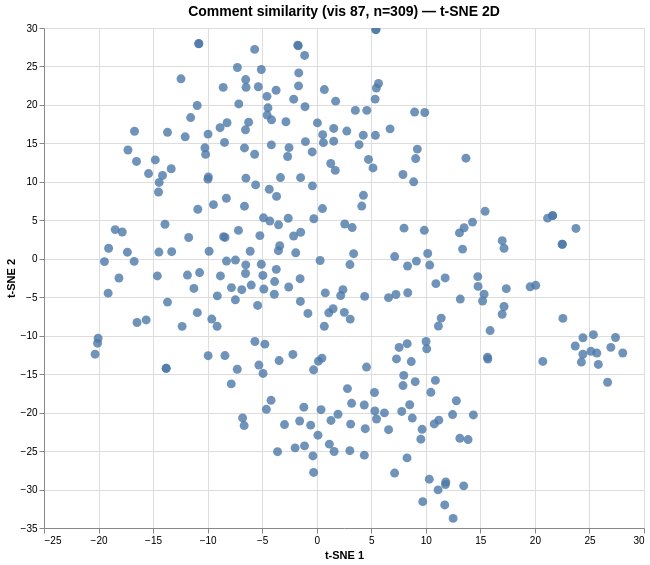

Source (Vega-Lite JSON):
### Vega specification from a JSON file in a GitHub repository (floating-point values rounded to 4 significant figures; data arrays with more than 128 entries replaced by an {"elided": "..."} marker saying what was removed)
{"$schema": "https://vega.github.io/schema/vega/v6.json", "data": [{"name": "param_1e9efca18e7a2868_store"}, {"name": "source_0", "values": {"elided": "309 records"}}, {"name": "source_0_x_domain_dim_1", "values": [{"min": -20.32, "max": 28.05}]}, {"name": "source_0_y_domain_dim_2", "values": [{"min": -33.75, "max": 29.8}]}], "signals": [{"name": "unit", "value": {}, "on": [{"events": "pointermove", "update": "isTuple(group()) ? group() : unit"}]}, {"name": "param_1e9efca18e7a2868", "update": "vlSelectionResolve(\"param_1e9efca18e7a2868_store\", \"union\")"}, {"name": "param_1e9efca18e7a2868_dim_1", "on": [{"events": [{"source": "view", "type": "dblclick"}], "update": "null"}, {"events": {"signal": "param_1e9efca18e7a2868_translate_delta"}, "update": "panLinear(param_1e9efca18e7a2868_translate_anchor.extent_x, -param_1e9efca18e7a2868_translate_delta.x / width)"}, {"events": {"signal": "param_1e9efca18e7a2868_zoom_delta"}, "update": "zoomLinear(domain(\"x\"), param_1e9efca18e7a2868_zoom_anchor.x, param_1e9efca18e7a2868_zoom_delta)"}]}, {"name": "param_1e9efca18e7a2868_dim_2", "on": [{"events": [{"source": "view", "type": "dblclick"}], "update": "null"}, {"events": {"signal": "param_1e9efca18e7a2868_translate_delta"}, "update": "panLinear(param_1e9efca18e7a2868_translate_anchor.extent_y, param_1e9efca18e7a2868_translate_delta.y / height)"}, {"events": {"signal": "param_1e9efca18e7a2868_zoom_delta"}, "update": "zoomLinear(domain(\"y\"), param_1e9efca18e7a2868_zoom_anchor.y, param_1e9efca18e7a2868_zoom_delta)"}]}, {"name": "param_1e9efca18e7a2868_tuple", "on": [{"events": [{"signal": "param_1e9efca18e7a2868_dim_1 || param_1e9efca18e7a2868_dim_2"}], "update": "param_1e9efca18e7a2868_dim_1 && param_1e9efca18e7a2868_dim_2 ? {unit: \"\", fields: param_1e9efca18e7a2868_tuple_fields, values: [param_1e9efca18e7a2868_dim_1,param_1e9efca18e7a2868_dim_2]} : null"}]}, {"name": "param_1e9efca18e7a2868_tuple_fields", "value": [{"field": "dim_1", "channel": "x", "type": "R"}, {"field": "dim_2", "channel": "y", "type": "R"}]}, {"name": "param_1e9efca18e7a2868_translate_anchor", "value": {}, "on": [{"events": [{"source": "scope", "type": "pointerdown"}], "update": "{x: x(unit), y: y(unit), extent_x: domain(\"x\"), extent_y: domain(\"y\")}"}]}, {"name": "param_1e9efca18e7a2868_translate_delta", "value": {}, "on": [{"events": [{"source": "window", "between": [{"source": "scope", "type": "pointerdown"}, {"source": "window", "type": "pointerup"}], "consume": true, "type": "pointermove"}], "update": "{x: param_1e9efca18e7a2868_translate_anchor.x - x(unit), y: param_1e9efca18e7a2868_translate_anchor.y - y(unit)}"}]}, {"name": "param_1e9efca18e7a2868_zoom_anchor", "on": [{"events": [{"source": "scope", "consume": true, "type": "wheel"}], "update": "{x: invert(\"x\", x(unit)), y: invert(\"y\", y(unit))}"}]}, {"name": "param_1e9efca18e7a2868_zoom_delta", "on": [{"events": [{"source": "scope", "type": "wheel", "consume": true}], "update": "pow(1.001, event.deltaY * pow(16, event.deltaMode))", "force": true}]}, {"name": "param_1e9efca18e7a2868_modify", "on": [{"events": {"signal": "param_1e9efca18e7a2868_tuple"}, "update": "modify(\"param_1e9efca18e7a2868_store\", param_1e9efca18e7a2868_tuple, true)"}]}], "marks": [{"type": "symbol", "name": "marks", "from": {"data": "source_0"}, "encode": {"update": {"fill": {"value": "#4c78a8"}, "size": {"value": 80}, "tooltip": {"signal": "{\"Comment #\": format(datum[\"index\"], \"\"), \"Comment\": isValid(datum[\"comment\"]) ? datum[\"comment\"] : \"\"+datum[\"comment\"]}"}, "x": {"field": "dim_1", "scale": "x"}, "shape": {"value": "circle"}, "opacity": {"value": 0.8}, "y": {"field": "dim_2", "scale": "y"}}}, "style": ["circle"], "interactive": true, "clip": true}], "scales": [{"name": "x", "type": "linear", "domain": [{"signal": "(data(\"source_0_x_domain_dim_1\")[0] || {}).min"}, {"signal": "(data(\"source_0_x_domain_dim_1\")[0] || {}).max"}], "range": [0, {"signal": "width"}], "domainRaw": {"signal": "param_1e9efca18e7a2868[\"dim_1\"]"}, "nice": true, "zero": true}, {"name": "y", "type": "linear", "domain": [{"signal": "(data(\"source_0_y_domain_dim_2\")[0] || {}).min"}, {"signal": "(data(\"source_0_y_domain_dim_2\")[0] || {}).max"}], "range": [{"signal": "height"}, 0], "zero": true, "domainRaw": {"signal": "param_1e9efca18e7a2868[\"dim_2\"]"}, "nice": true}], "axes": [{"scale": "x", "tickCount": {"signal": "ceil(width/40)"}, "orient": "bottom", "grid": true, "labels": false, "domain": false, "minExtent": 0, "ticks": false, "maxExtent": 0, "gridScale": "y", "zindex": 0, "aria": false}, {"scale": "y", "minExtent": 0, "grid": true, "labels": false, "domain": false, "aria": false, "maxExtent": 0, "ticks": false, "orient": "left", "tickCount": {"signal": "ceil(height/40)"}, "gridScale": "x", "zindex": 0}, {"scale": "x", "orient": "bottom", "grid": false, "title": "t-SNE 1", "tickCount": {"signal": "ceil(width/40)"}, "labelOverlap": true, "labelFlush": true, "zindex": 0}, {"scale": "y", "grid": false, "labelOverlap": true, "orient": "left", "title": "t-SNE 2", "tickCount": {"signal": "ceil(height/40)"}, "zindex": 0}], "title": {"text": "Comment similarity (vis 87, n=309) — t-SNE 2D", "frame": "group", "fontSize": 14}, "style": "cell", "width": 600, "padding": 5, "background": "white", "height": 500}
